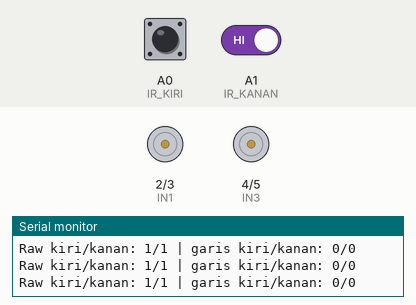
Bench run of a sketch on a simulated Arduino Uno, built with avr-gcc and run on an emulated ATmega328P. Shown: motor-driver pin pairs drawn as motors (green arrow = first pin HIGH = forward, orange = second pin HIGH = backward, longer = more drive, scaled by the enable pin), the last lines printed to the serial monitor. The inputs (shaded band) are chosen by the test bench; at power-on: A0 (IR_KIRI) HIGH, A1 (IR_KANAN) HIGH.

Above: at 1.2 s.
1.3 s: A0 (IR_KIRI) driven LOW
At 1.9 s:
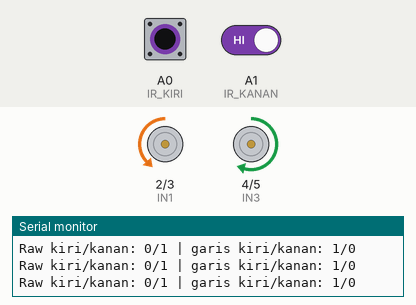
2.8 s: A1 (IR_KANAN) driven LOW
At 4.0 s:
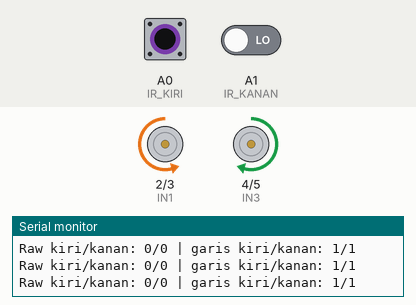
4.3 s: A0 (IR_KIRI) driven HIGH
At 5.2 s:
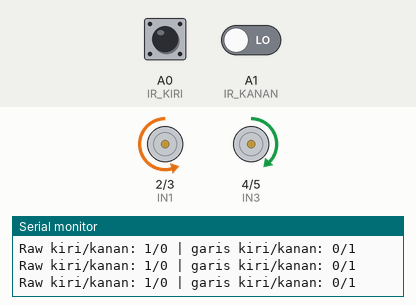
5.8 s: A1 (IR_KANAN) driven HIGH
At 6.3 s:
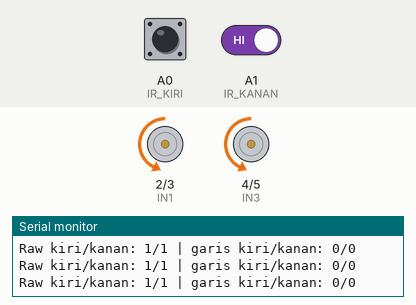
7.3 s: A0 (IR_KIRI) pulsed LOW 2 times (0.12 s each, 0.3 s apart)
At 8.4 s:
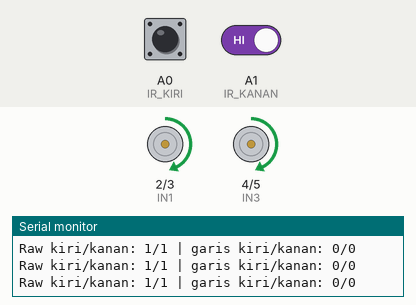
Timing chart, 0 to 10.3 s (numbered marks = the images above; inputs shaded):
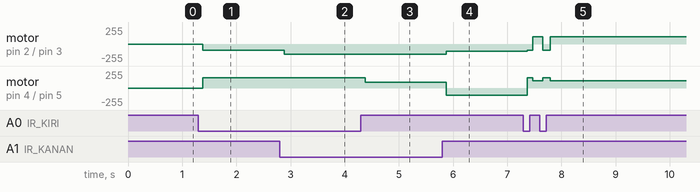

The sketch:

line_follower_robot.ino
```cpp
// LINE FOLLOWER ROBOT - Arduino Uno + L293D + 2 sensor IR digital
// Asumsi: kedua sensor bisa membaca garis hitam saat robot berada di atas garis.
// Jika output modul HIGH saat melihat hitam, ubah GARIS_TERDETEKSI menjadi HIGH.

const int IR_KIRI  = A0;
const int IR_KANAN = A1;

// L293D: ENA/ENB harus terhubung ke pin PWM Arduino Uno.
// Motor kiri: ENA -> D10, IN1 -> D2, IN2 -> D3
// Motor kanan: ENB -> D11, IN3 -> D4, IN4 -> D5
const int ENA = 10;
const int IN1 = 2;
const int IN2 = 3;
const int ENB = 11;
const int IN3 = 4;
const int IN4 = 5;

const int GARIS_TERDETEKSI = LOW;

// Atur kecepatan 0-255. Ubah nilai bila motor kiri/kanan tidak seimbang.
const int KEC_KIRI = 155;
const int KEC_KANAN = 155;
const int KEC_KOREKSI = 65;
const int KEC_CARI = 110;

// Arah terakhir saat salah satu sensor masih melihat garis:
// -1 = cari ke kiri, 1 = cari ke kanan, 0 = belum diketahui.
int arahTerakhir = 0;

void setMotor(int inA, int inB, int en, int speed, bool balik) {
  speed = constrain(speed, -255, 255);
  if (balik) speed = -speed;

  if (speed > 0) {
    digitalWrite(inA, HIGH);
    digitalWrite(inB, LOW);
  } else if (speed < 0) {
    digitalWrite(inA, LOW);
    digitalWrite(inB, HIGH);
  } else {
    digitalWrite(inA, LOW);
    digitalWrite(inB, LOW);
  }
  analogWrite(en, abs(speed));
}

void motorKiri(int speed) {
  // Balik arah sesuai orientasi pemasangan motor kiri.
  setMotor(IN1, IN2, ENA, speed, true);
}

void motorKanan(int speed) {
  setMotor(IN3, IN4, ENB, speed, false);
}

void berhenti() {
  motorKiri(0);
  motorKanan(0);
}

void maju() {
  motorKiri(KEC_KIRI);
  motorKanan(KEC_KANAN);
}

void setup() {
  pinMode(IR_KIRI, INPUT);
  pinMode(IR_KANAN, INPUT);

  pinMode(ENA, OUTPUT);
  pinMode(IN1, OUTPUT);
  pinMode(IN2, OUTPUT);
  pinMode(ENB, OUTPUT);
  pinMode(IN3, OUTPUT);
  pinMode(IN4, OUTPUT);

  Serial.begin(9600);
  berhenti();
}

void loop() {
  const int bacaKiri = digitalRead(IR_KIRI);
  const int bacaKanan = digitalRead(IR_KANAN);
  const bool kiriPadaGaris = (bacaKiri == GARIS_TERDETEKSI);
  const bool kananPadaGaris = (bacaKanan == GARIS_TERDETEKSI);

  Serial.print("Raw kiri/kanan: ");
  Serial.print(bacaKiri);
  Serial.print("/");
  Serial.print(bacaKanan);
  Serial.print(" | garis kiri/kanan: ");
  Serial.print(kiriPadaGaris);
  Serial.print("/");
  Serial.println(kananPadaGaris);

  if (kiriPadaGaris && kananPadaGaris) {
    // Kedua sensor melihat garis: lanjut lurus (misalnya garis lebar/persimpangan).
    maju();
  } else if (kiriPadaGaris) {
    // Garis terdeteksi di kiri: koreksi ke kiri.
    arahTerakhir = -1;
    motorKiri(max(0, KEC_KIRI - KEC_KOREKSI));
    motorKanan(KEC_KANAN);
  } else if (kananPadaGaris) {
    // Garis terdeteksi di kanan: koreksi ke kanan.
    arahTerakhir = 1;
    motorKiri(KEC_KIRI);
    motorKanan(max(0, KEC_KANAN - KEC_KOREKSI));
  } else {
    // Garis hilang: cari perlahan ke arah terakhir sensor melihat garis.
    // Jika belum pernah melihat garis, berhenti agar robot tidak melaju tanpa kendali.
    if (arahTerakhir < 0) {
      motorKiri(-KEC_CARI);
      motorKanan(KEC_CARI);
    } else if (arahTerakhir > 0) {
      motorKiri(KEC_CARI);
      motorKanan(-KEC_CARI);
    } else {
      berhenti();
    }
  }

  delay(10);
}
```

Measured:
- after the input at 1.3 s, motor on pin 2 (IN1) / pin 3 (IN2): stopped → backward 90/255 after 0.08 s; motor on pin 4 (IN3) / pin 5 (IN4): stopped → forward 155/255 after 0.08 s
- after the input at 2.8 s, motor on pin 2 (IN1) / pin 3 (IN2): backward 90/255 → backward 155/255 after 0.08 s
- after the input at 4.3 s, motor on pin 4 (IN3) / pin 5 (IN4): forward 155/255 → forward 90/255 after 0.08 s
- after the input at 5.8 s, motor on pin 2 (IN1) / pin 3 (IN2): backward 155/255 → backward 110/255 after 0.08 s; motor on pin 4 (IN3) / pin 5 (IN4): forward 90/255 → backward 110/255 after 0.08 s
